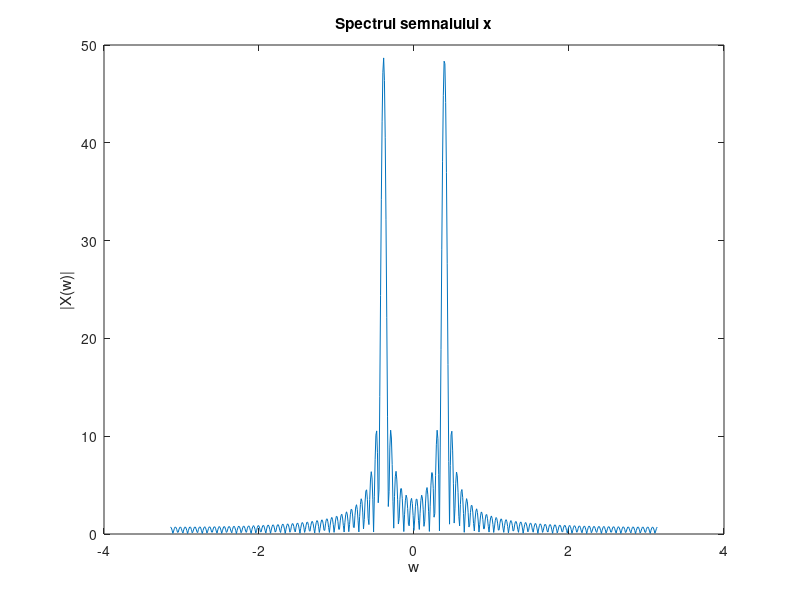
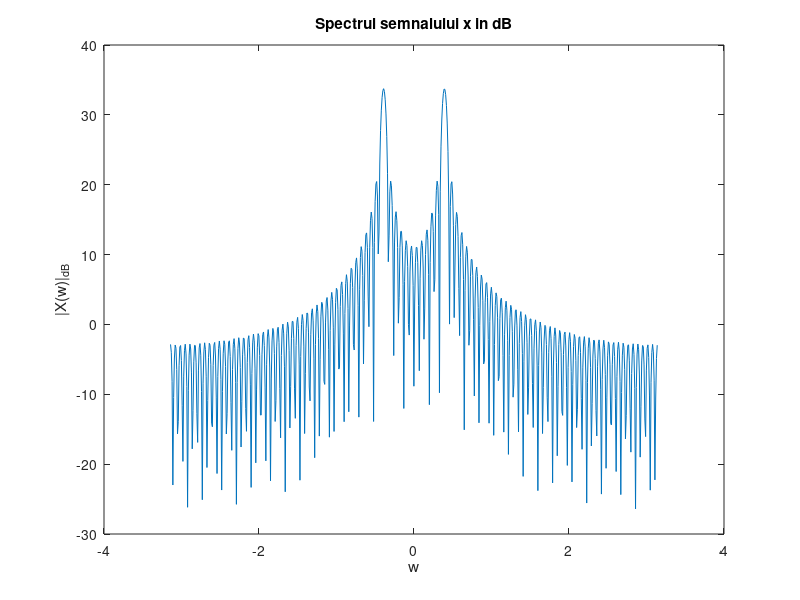
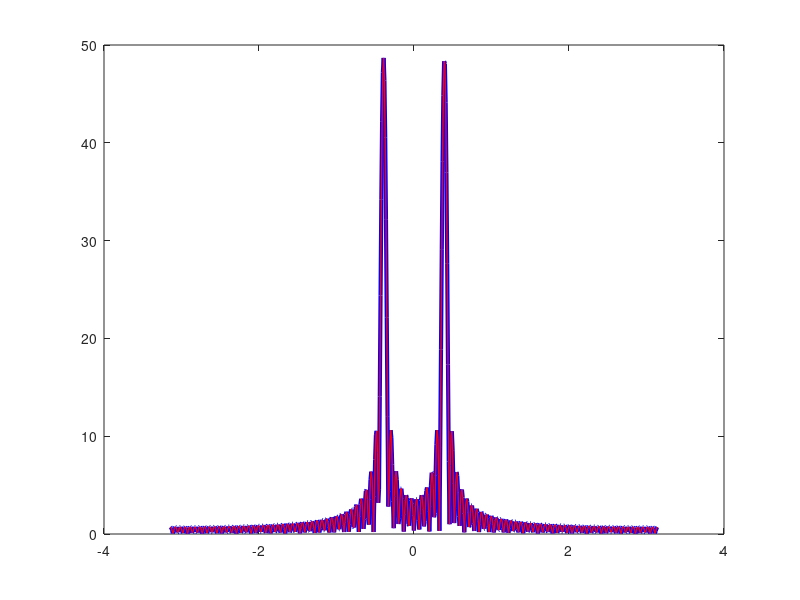
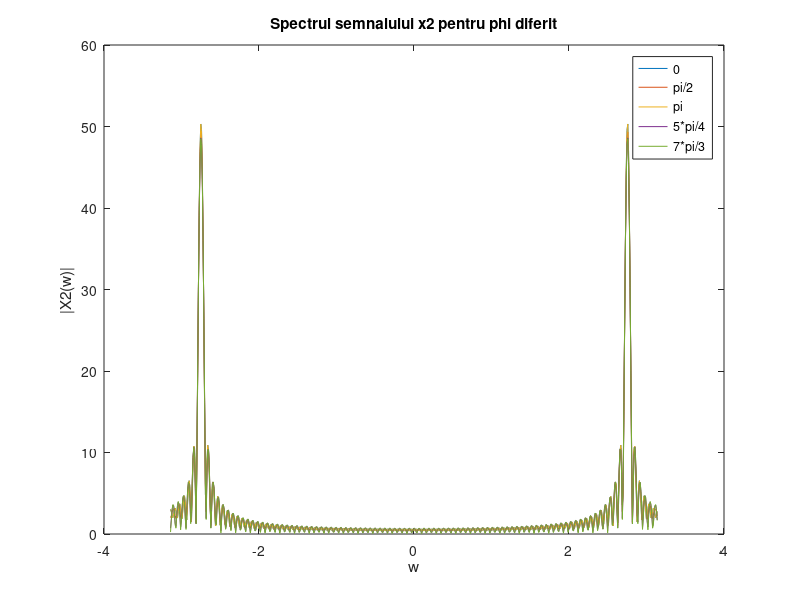

MATLAB code for these plots, in order:
clc; clear all; close all;
phi = pi/3;
N = 100;
n = 0:(N-1);
w0 = pi/8;

x = cos(w0.*n + phi);

%a)
w = -pi: 0.01: pi;
X = freqz(x,1,w);

figure(1)
plot(w,abs(X))
xlabel('w')
ylabel('|X(w)|')
title('Spectrul semnalului x')

figure(2)
plot(w,20*log10(abs(X)))
xlabel('w')
ylabel('|X(w)|_d_B')
title('Spectrul semnalului x in dB')

%Graficul este simetric fata de verticala, cele doua varfuri pronuntate se
%obtin in -w0, respectiv w0, conform proprietatii de simetrie

%b)
x1 = (exp(j*(w0.*n + phi)) + exp((-1)*j*(w0.*n + phi)))/2; %formula lui Euler
X1 = freqz(x1,1,w);

figure(3)
plot(w, abs(X),'b','LineWidth',3)
hold on
plot(w, abs(X1),'r','LineWidth',1)
hold off

%Cele doua grafice se suprapun perfect
% Formula lui Euler este egala cu suma a doua semnale armonice complexe ce
% dispun de acelasi grafic (au perioada identica), singura diferenta sta in
% frecventa normalizata (o armonica are frecventa normalizata pozitiva,
% cealalta negativa), fapt pus in evidenta in cadrul transformatei Fourier




%c)
phi2 = [0; pi/2; pi; 5*pi/4; 7*pi/3];

for i = 1 : 5
    x2 = cos(w0.*n + phi2(i));
    %X2 = freqz(x2,1,w);
    X2 = fft(x2,length(w));
    figure(5)
    plot(w, abs(X2))
    hold on
end 

title("Spectrul semnalului x2 pentru phi diferit" )
xlabel('w')
ylabel('|X2(w)|')
legend('0','pi/2','pi','5*pi/4','7*pi/3')
hold off    
%Spectrul nu este foarte diferit, ceea ce se schimba e diagrama fazei
